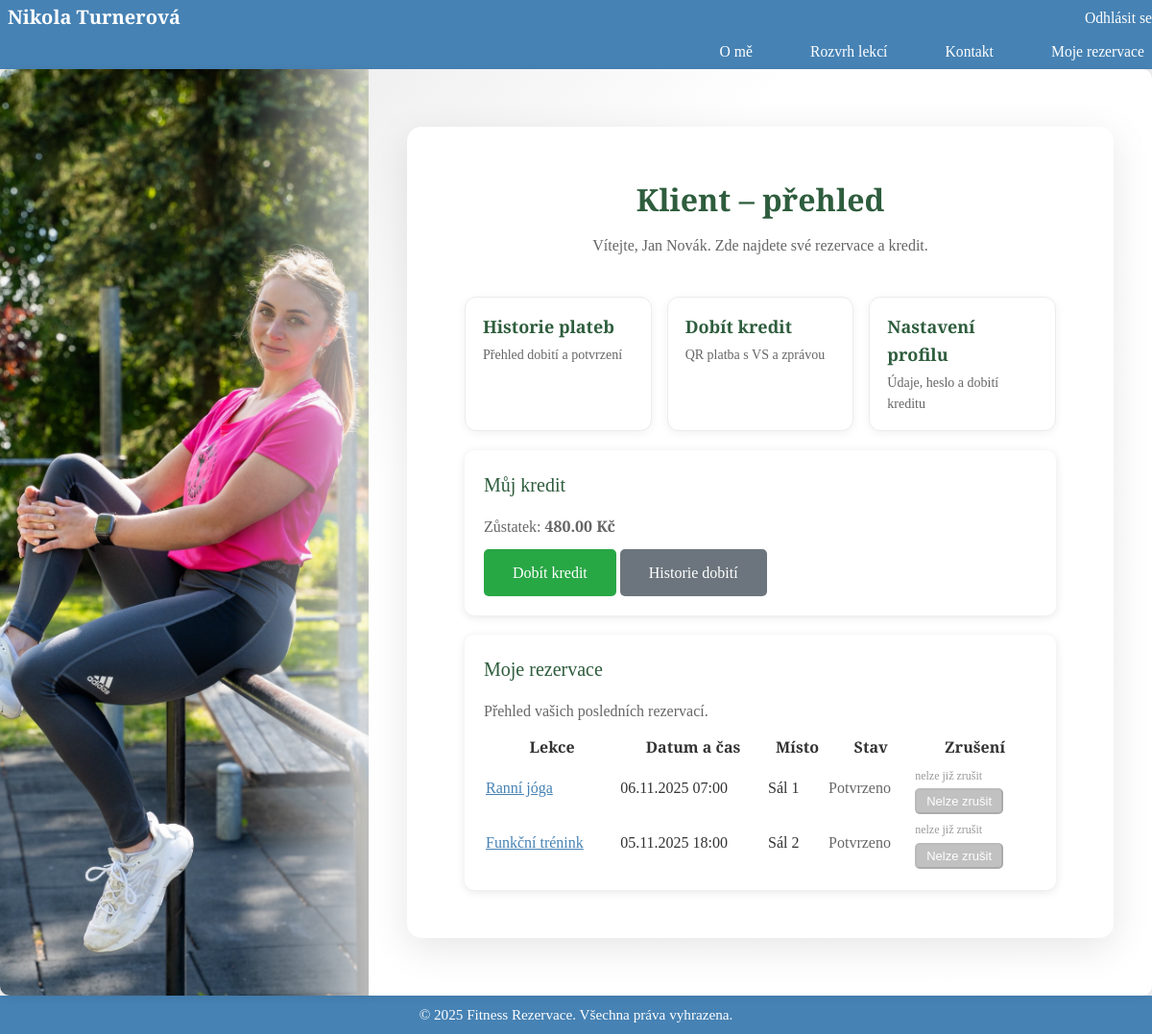
/accounts/client/dashboard/ (signed in), run on an earlier commit of the app's database.
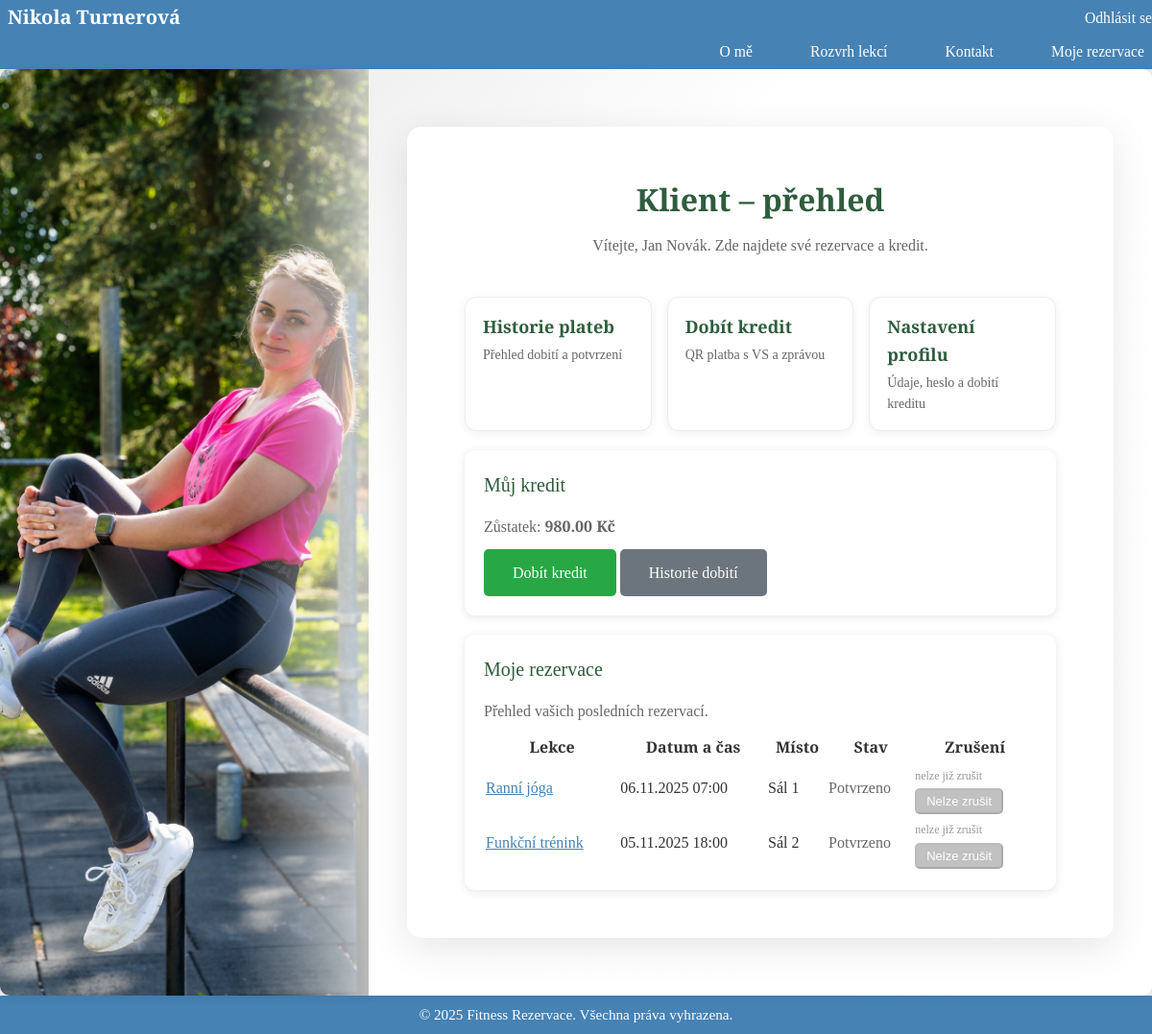
And on a later commit of the database.
### accounts/models.py (models this page shows, shortened)
class User(AbstractUser):
    USER_TYPE_CHOICES = (
        ('instructor', 'Lektor'),
        ('client', 'Klient'),
    )
    user_type = models.CharField(max_length=10, default='client', choices=USER_TYPE_CHOICES)
    email = models.EmailField(unique=True, blank=False)  # Email jako jedinečný identifikátor
    credits = models.DecimalField(
        max_digits=10,
        decimal_places=2,
        default=0,
        validators=[MinValueValidator(0)]
    )
    phone = models.CharField(max_length=20, blank=True)
    bio = models.TextField(blank=True)
    @property
    def is_instructor(self) -> bool:
        return self.user_type == 'instructor'

### accounts/views.py (the view)
# urls.py: path('client/dashboard/', views.ClientDashboardView.as_view(), name='client_dashboard'),
class ClientDashboardView(LoginRequiredMixin, TemplateView):
	template_name = 'accounts/client_dashboard.html'
	def get_context_data(self, **kwargs):
		context = super().get_context_data(**kwargs)
		if self.request.user.user_type != 'client':
			return redirect('about')
		return context

### bookings/models.py (called while the page is built)
    def can_cancel(self):
        if self.status == 'cancelled':
            return False
        now = timezone.now()
        time_before_lesson = self.time_slot.start_time - now
        return time_before_lesson >= timedelta(hours=2)

### templates/accounts/client_dashboard.html
{% extends 'base.html' %}
{% load static %}
{% block content %}
<div class="login-wrapper">
  <div class="login-container dashboard-container" style="max-width: 100%; width: 100%; flex: 3;">
    <div class="login-header">
      <h2>Klient – přehled</h2>
      <p>Vítejte, {{ request.user.get_full_name|default:request.user.username }}. Zde najdete své rezervace a kredit.</p>
    </div>
    <div class="dashboard-actions">
      <a class="action-card" href="{% url 'payment_history' %}">
        <span class="action-title">Historie plateb</span>
        <span class="action-sub">Přehled dobití a potvrzení</span>
      </a>
      <a class="action-card" href="{% url 'topup_create' %}">
        <span class="action-title">Dobít kredit</span>
        <span class="action-sub">QR platba s VS a zprávou</span>
      </a>
      <a class="action-card" href="{% url 'accounts:profile' %}">
        <span class="action-title">Nastavení profilu</span>
        <span class="action-sub">Údaje, heslo a dobití kreditu</span>
      </a>
    </div>
    <div class="lesson-card" style="margin-bottom: 20px;">
      <div class="lesson-title">Můj kredit</div>
      <div class="lesson-info">Zůstatek: <strong>{{ request.user.credits }} Kč</strong></div>
      <div style="margin-top:10px;">
        <a class="btn" href="{% url 'topup_create' %}" style="background:#28a745; color:white;">Dobít kredit</a>
        <a class="btn" href="{% url 'topup_history' %}" style="background:#6c757d; color:white;">Historie dobití</a>
      </div>
    </div>
    <div class="lesson-card">
      <div class="lesson-title">Moje rezervace</div>
      <div class="lesson-info">Přehled vašich posledních rezervací.</div>
      {% with bookings=request.user.client_bookings.all %}
        {% if bookings %}
          <div>
            <table class="table table-striped" style="width:100%; margin-top:10px;">
              <thead>
                <tr>
                  <th>Lekce</th>
                  <th>Datum a čas</th>
                  <th>Místo</th>
                  <th>Stav</th>
                  <th>Zrušení</th>
                </tr>
              </thead>
              <tbody>
                {% for b in bookings|slice:':10' %}
                  <tr>
                    <td>
                      <a href="{% url 'bookings:lesson_detail' b.time_slot.lesson.id %}" style="text-decoration:underline; color:#4682b4;">{{ b.time_slot.lesson.title }}</a>
                    </td>
                    <td>{{ b.time_slot.start_time|date:'d.m.Y H:i' }}</td>
                    <td>{{ b.time_slot.lesson.location }}</td>
                    <td><span style="color:#666;">{{ b.get_status_display }}</span></td>
                    <td>
                      {% if b.status != 'cancelled' %}
                        {% if b.can_cancel %}
                          <span style="color:#28a745; font-size:12px;">lze zrušit do {{ b.cancellation_deadline|date:'d.m. H:i' }}</span><br>
                          <form method="post" action="{% url 'bookings:booking_cancel' b.id %}" style="display:inline;">
                            {% csrf_token %}
                            <button type="submit" class="btn" style="padding:4px 10px; font-size:13px; background:#dc3545; margin-top:2px;" onclick="return confirm('Opravdu chcete zrušit tuto rezervaci?')">Zrušit</button>
                          </form>
                        {% else %}
                          <span style="color:#999; font-size:12px;">nelze již zrušit</span><br>
                          <button disabled class="btn" style="padding:4px 10px; font-size:13px; background:#999; cursor:not-allowed; opacity:0.6; margin-top:2px;">Nelze zrušit</button>
                        {% endif %}
                      {% endif %}
                    </td>
                  </tr>
                {% endfor %}
              </tbody>
            </table>
          </div>
        {% else %}
          <p style="margin-top:10px; color:#666;">Zatím nemáte žádné rezervace.</p>
        {% endif %}
      {% endwith %}
    </div>
  </div>
</div>
{% endblock %}

What changed in the data, as far as the page shows it:
changed User "Jan Novák": user.credits "480.00" → "980.00"
